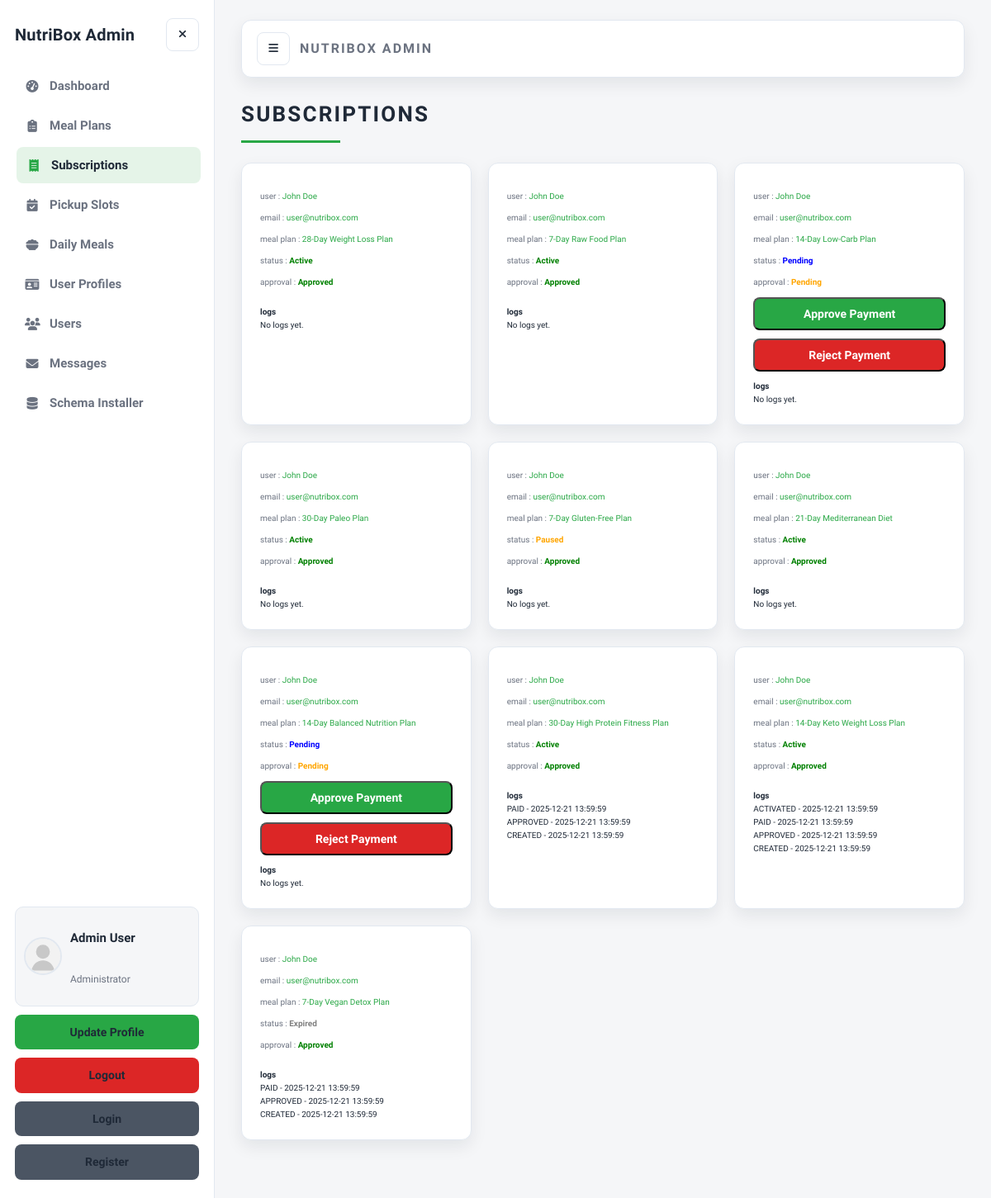
Screenshot of /admin/admin_subscriptions.php (signed in) with the database file from the repository.
### tables this page shows
CREATE TABLE IF NOT EXISTS users (
  id INT(100) NOT NULL AUTO_INCREMENT,
  name VARCHAR(100) NOT NULL,
  email VARCHAR(100) NOT NULL,
  password VARCHAR(255) NOT NULL,
  user_type VARCHAR(20) NOT NULL DEFAULT 'user',
  image VARCHAR(100) NOT NULL DEFAULT 'default-avatar.svg',
  PRIMARY KEY (id),
  UNIQUE KEY unique_email (email)
);

CREATE TABLE IF NOT EXISTS subscriptions (
  id INT(100) NOT NULL AUTO_INCREMENT,
  user_id INT(100) NOT NULL,
  meal_plan_id INT(100) NOT NULL,
  start_date DATE NOT NULL,
  end_date DATE NOT NULL,
  status VARCHAR(20) NOT NULL DEFAULT 'Pending',
  payment_status VARCHAR(20) NOT NULL DEFAULT 'Unpaid',
  approval_status VARCHAR(20) NOT NULL DEFAULT 'Pending',
  change_requested_plan_id INT(100) DEFAULT NULL,
  pause_start DATE DEFAULT NULL,
  pause_end DATE DEFAULT NULL,
  original_price INT(100) DEFAULT NULL,
  overridden_price INT(100) DEFAULT NULL,
  PRIMARY KEY (id),
  KEY idx_user_id (user_id),
  KEY idx_meal_plan_id (meal_plan_id)
);

CREATE TABLE IF NOT EXISTS meal_plans (
  id INT(100) NOT NULL AUTO_INCREMENT,
  name VARCHAR(100) NOT NULL,
  description VARCHAR(500) NOT NULL,
  price INT(100) NOT NULL,
  duration INT(10) NOT NULL COMMENT 'Duration in days',
  calories INT(10) NOT NULL,
  diet_type VARCHAR(50) NOT NULL,
  image VARCHAR(100) NOT NULL,
  PRIMARY KEY (id)
);

CREATE TABLE IF NOT EXISTS subscription_logs (
  id INT(100) NOT NULL AUTO_INCREMENT,
  subscription_id INT(100) NOT NULL,
  action VARCHAR(255) NOT NULL,
  created_at TIMESTAMP NOT NULL DEFAULT CURRENT_TIMESTAMP,
  PRIMARY KEY (id),
  KEY idx_subscription_id (subscription_id)
);

### admin/admin_subscriptions.php (the view, shortened to what this page needs)
<?php
@include "../config.php";
function status_badge_color($status)
{
    switch ($status) {
        case "Active":
            return "green";
        case "Paused":
            return "orange";
        case "Pending":
            return "blue";
        case "Expired":
            return "gray";
    }
}
function approval_badge_color($status)
{
    switch ($status) {
        case "Approved":
            return "green";
        case "Pending":
            return "orange";
    }
}
?>
<!DOCTYPE html>
<html lang="en">
<head>
   <link rel="stylesheet" href="https://cdnjs.cloudflare.com/ajax/libs/font-awesome/6.1.1/css/all.min.css">
   <link rel="stylesheet" href="css/admin_style.css">
</head>
<body class="admin-body">
<?php include "admin_header.php"; ?>
<section class="placed-orders">
   <h1 class="title">subscriptions</h1>
   <div class="box-container">
      <?php
      $select_subscriptions = $conn->prepare(
          "SELECT s.*, u.name AS user_name, u.email AS user_email,
                    m.name AS meal_name, r.name AS requested_name
             FROM `subscriptions` AS s
             LEFT JOIN `users` AS u ON s.user_id = u.id
             LEFT JOIN `meal_plans` AS m ON s.meal_plan_id = m.id
             LEFT JOIN `meal_plans` AS r ON s.change_requested_plan_id = r.id
             ORDER BY s.id DESC",
      );
      $select_subscriptions->execute();
      if ($select_subscriptions->rowCount() > 0) {
          while (
              $subscription = $select_subscriptions->fetch(PDO::FETCH_ASSOC)
          ) {
              $status_color = status_badge_color($subscription["status"]);
              $approval_color = approval_badge_color(
                  $subscription["approval_status"],
              );
              ?>
      <div class="box">
         <p> user : <span><?= $subscription["user_name"] ?></span> </p>
         <p> email : <span><?= $subscription["user_email"] ?></span> </p>
         <p> meal plan : <span><?= $subscription["meal_name"] ?></span> </p>
         <p> status : <span style="color:<?= $status_color ?>; font-weight:700;"><?= $subscription[
    "status"
] ?></span> </p>
         <p> approval : <span style="color:<?= $approval_color ?>; font-weight:700;"><?= $subscription[
    "approval_status"
] ?></span> </p>
         <div class="flex-btn" style="margin-top:1rem;">
            <?php if (
                $subscription["approval_status"] === "Pending" &&
                $subscription["status"] === "Pending"
            ) { ?>
               <form action="" method="POST" style="display:inline-block;">
                  <input type="submit" name="approve_payment" class="btn" value="approve payment">
               </form>
               <form action="" method="POST" style="display:inline-block;">
                  <input type="submit" name="reject_payment" class="delete-btn" value="reject payment">
               </form>
            <?php } ?>
         </div>
         <div class="details" style="margin-top:1rem;">
            <strong>logs</strong>
            <?php
            $select_logs = $conn->prepare(
                "SELECT * FROM `subscription_logs` WHERE subscription_id = ? ORDER BY id DESC",
            );
            $select_logs->execute([$subscription["id"]]);
            if ($select_logs->rowCount() > 0) {
                while ($log = $select_logs->fetch(PDO::FETCH_ASSOC)) {
                    $timestamp = "";
                    if (isset($log["created_at"]) && $log["created_at"]) {
                        $timestamp = " - " . $log["created_at"];
                    }
                    ?>
               <div><?= $log["action"] . $timestamp ?></div>
            <?php
                }
            } else {
                echo "<div>No logs yet.</div>";
            }
            ?>
         </div>
      </div>
      <?php
          }
      } else {
          echo '<p class="empty">no subscriptions found!</p>';
      }
      ?>
   </div>
</section>
<?php include "admin_footer.php"; ?>
</body>
</html>

### admin/admin_sidebar.php (shortened to what this page needs)
<?php
function admin_nav_link($label, $href, $icon, $aliases = [])
{
    $current_page = basename($_SERVER["PHP_SELF"]);
    $active = in_array($current_page, array_merge([$href], $aliases), true);
    $active_class = $active ? " active" : "";
    echo '<a class="nav-link' .
        $active_class .
        '" href="' .
        $href .
        '"><i class="fas ' .
        $icon .
        '"></i><span>' .
        $label .
        "</span></a>";
}
?>
<aside class="admin-sidebar">
   <div class="sidebar-brand">
      <a href="admin_page.php" class="logo">NutriBox Admin</a>
      <button class="icon-btn sidebar-close" type="button" data-sidebar-toggle aria-label="Close sidebar">
         <i class="fas fa-times"></i>
      </button>
   </div>
   <nav class="sidebar-nav">
      <?php
      admin_nav_link("Dashboard", "admin_page.php", "fa-gauge-high");
      ?>
   </nav>
   <div class="sidebar-footer">
      <?php
      $select_profile = $conn->prepare("SELECT * FROM `users` WHERE id = ?");
      $select_profile->execute([$admin_id]);
      $fetch_profile = $select_profile->fetch(PDO::FETCH_ASSOC);
      ?>
      <div class="profile-card">
         <img src="../uploaded_img/<?= $fetch_profile["image"] ?>" alt="">
         <div class="profile-info">
            <p class="profile-name"><?= $fetch_profile["name"] ?></p>
            <p class="profile-role">Administrator</p>
         </div>
      </div>
      <a href="admin_update_profile.php" class="btn">update profile</a>
      <a href="../user/logout.php" class="delete-btn">logout</a>
      <div class="flex-btn">
         <a href="login.php" class="option-btn">login</a>
         <a href="register.php" class="option-btn">register</a>
      </div>
   </div>
</aside>

### rows the page displays
users: image (placeholder picture), name "Admin User"
subscriptions: user.name "John Doe", user.email "user@nutribox.com", meal_plan.name "28-Day Weight Loss Plan", status "Active", approval_status "Approved", shows "No logs yet."
subscriptions: user.name "John Doe", user.email "user@nutribox.com", meal_plan.name "7-Day Raw Food Plan", status "Active", approval_status "Approved", shows "No logs yet."
subscriptions: user.name "John Doe", user.email "user@nutribox.com", meal_plan.name "14-Day Low-Carb Plan", status "Pending", approval_status "Pending", shows "No logs yet."
subscriptions: user.name "John Doe", user.email "user@nutribox.com", meal_plan.name "30-Day Paleo Plan", status "Active", approval_status "Approved", shows "No logs yet."
subscriptions: user.name "John Doe", user.email "user@nutribox.com", meal_plan.name "7-Day Gluten-Free Plan", status "Paused", approval_status "Approved", shows "No logs yet."
subscriptions: user.name "John Doe", user.email "user@nutribox.com", meal_plan.name "21-Day Mediterranean Diet", status "Active", approval_status "Approved", shows "No logs yet."
subscriptions: user.name "John Doe", user.email "user@nutribox.com", meal_plan.name "14-Day Balanced Nutrition Plan", status "Pending", approval_status "Pending", shows "No logs yet."
subscriptions: user.name "John Doe", user.email "user@nutribox.com", meal_plan.name "30-Day High Protein Fitness Plan", status "Active", approval_status "Approved"
subscription_logs: action "PAID", created_at "- 2025-12-21 13:59:59"
subscription_logs: action "APPROVED", created_at "- 2025-12-21 13:59:59"
subscription_logs: action "CREATED", created_at "- 2025-12-21 13:59:59"
subscriptions: user.name "John Doe", user.email "user@nutribox.com", meal_plan.name "14-Day Keto Weight Loss Plan", status "Active", approval_status "Approved"
subscription_logs: action "ACTIVATED", created_at "- 2025-12-21 13:59:59"
subscription_logs: action "PAID", created_at "- 2025-12-21 13:59:59"
subscription_logs: action "APPROVED", created_at "- 2025-12-21 13:59:59"
subscription_logs: action "CREATED", created_at "- 2025-12-21 13:59:59"
subscriptions: user.name "John Doe", user.email "user@nutribox.com", meal_plan.name "7-Day Vegan Detox Plan", status "Expired", approval_status "Approved"
subscription_logs: action "PAID", created_at "- 2025-12-21 13:59:59"
subscription_logs: action "APPROVED", created_at "- 2025-12-21 13:59:59"
subscription_logs: action "CREATED", created_at "- 2025-12-21 13:59:59"

### other values shown
$label "Dashboard Meal Plans Subscriptions Pickup Slots Daily Meals User Profiles Users Messages Schema Installer"
